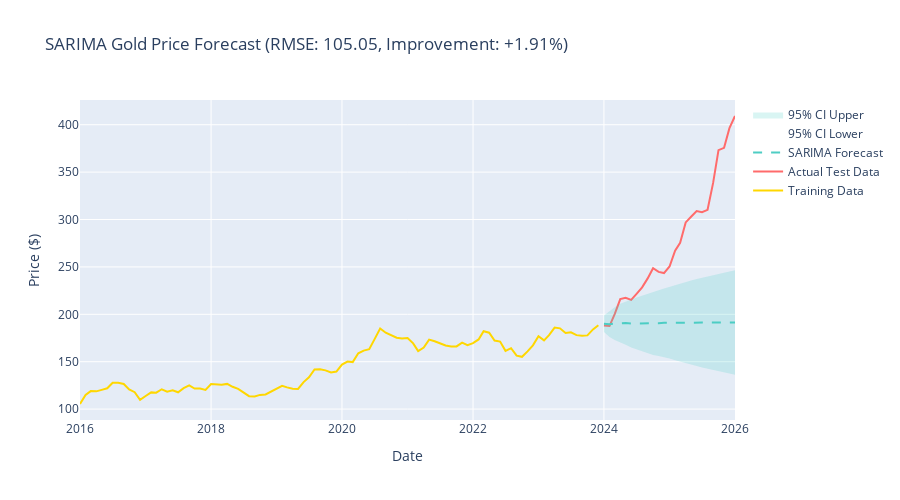

This figure's notebook cell:
### Markdown cell above
## 7. Forecast Visualization

### Code cell
# Get confidence intervals
forecast_obj = optimal_model.get_forecast(steps=len(test_data))
forecast_ci = forecast_obj.conf_int(alpha=0.05)
forecast_mean = forecast_obj.predicted_mean

fig = go.Figure()

# Training data
fig.add_trace(go.Scatter(
    x=train_data['Date'], y=train_data['Price'],
    mode='lines', name='Training Data',
    line=dict(color='#FFD700', width=2)
))

# Test data
fig.add_trace(go.Scatter(
    x=test_data['Date'], y=test_data['Price'],
    mode='lines', name='Actual Test Data',
    line=dict(color='#FF6B6B', width=2)
))

# SARIMA forecast
fig.add_trace(go.Scatter(
    x=test_data['Date'], y=forecast_mean,
    mode='lines', name='SARIMA Forecast',
    line=dict(color='#4ECDC4', width=2, dash='dash')
))

# Confidence interval
fig.add_trace(go.Scatter(
    x=test_data['Date'],
    y=forecast_ci.iloc[:, 0],
    fill=None, mode='lines',
    line_color='rgba(0,0,0,0)',
    name='95% CI Lower'
))

fig.add_trace(go.Scatter(
    x=test_data['Date'],
    y=forecast_ci.iloc[:, 1],
    fill='tonexty', mode='lines',
    line_color='rgba(0,0,0,0)',
    name='95% CI Upper',
    fillcolor='rgba(68, 205, 196, 0.2)'
))

fig.update_layout(
    title=f"SARIMA Gold Price Forecast (RMSE: {rmse:.2f}, Improvement: {improvement:+.2f}%)",
    xaxis_title="Date",
    yaxis_title="Price ($)",
    hovermode='x unified',
    height=500
)
fig.show()
